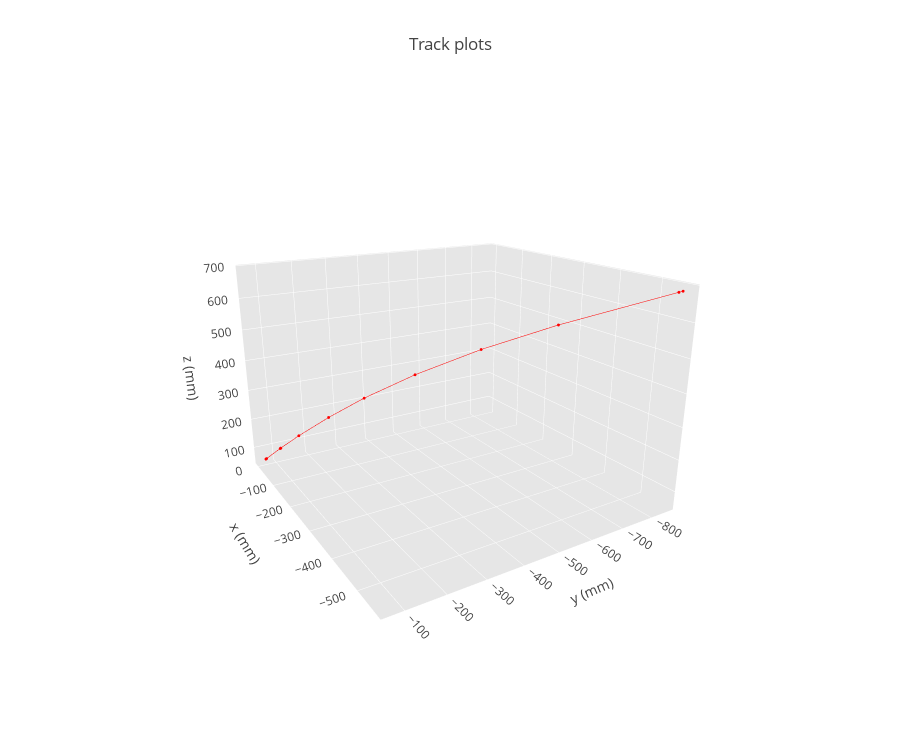

Notebook cell for this chart:
### Markdown cell above
### Ploting dataframe of tracks

**Default data:** A dataframe with one track perline and just 6 hit information

### Code cell
track_plot(tracks_real_sort)

### Figure 1 — Plotly figure (JSON) as saved in the notebook; plotly's stock layout.template omitted (floating-point values rounded to 4 significant figures)
{"data": [{"line": {"color": "red", "width": 1}, "marker": {"color": "red", "size": 1}, "type": "scatter3d", "uid": "07cc8a47-87d8-4cdb-8b4d-0aef7ca5e910", "x": [0.7034, 0.7448, 0.2659, 0.1868, -4.131, -19.28, -48.38, -108.8, -209.3, -343.6, -554.4, -561.3, null, null, null, null, null, null, null], "y": [-71.08, -72.93, -115.5, -117.4, -172.8, -261.0, -360.4, -488.3, -626.0, -744.7, -851.1, -853.3, null, null, null, null, null, null, null], "z": [61.58, 62.69, 88.15, 89.33, 122.4, 175.7, 237.9, 322.8, 425.7, 534.3, 678.4, 682.8, null, null, null, null, null, null, null]}], "layout": {"autosize": false, "height": 750, "scene": {"aspectmode": "manual", "aspectratio": {"x": 1, "y": 1, "z": 0.7}, "camera": {"eye": {"x": -1.743, "y": 1.071, "z": 0.71}, "up": {"x": 0, "y": 0, "z": 1}}, "xaxis": {"backgroundcolor": "rgb(230, 230,230)", "gridcolor": "rgb(255, 255, 255)", "showbackground": true, "title": {"text": "x (mm)"}, "zerolinecolor": "rgb(255, 255, 255)"}, "yaxis": {"backgroundcolor": "rgb(230, 230,230)", "gridcolor": "rgb(255, 255, 255)", "showbackground": true, "title": {"text": "y (mm)"}, "zerolinecolor": "rgb(255, 255, 255)"}, "zaxis": {"backgroundcolor": "rgb(230, 230,230)", "gridcolor": "rgb(255, 255, 255)", "showbackground": true, "title": {"text": "z (mm)"}, "zerolinecolor": "rgb(255, 255, 255)"}}, "title": {"text": "Track plots"}, "width": 900}}
